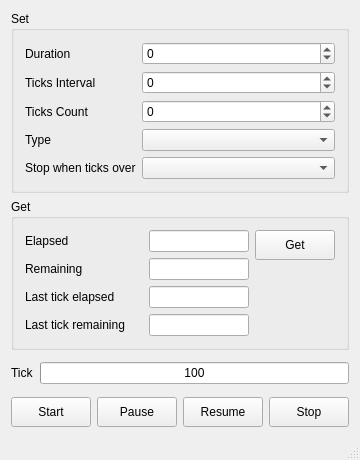
<?xml version="1.0" encoding="UTF-8"?>
<ui version="4.0">
 <class>MainWindow</class>
 <widget class="QMainWindow" name="MainWindow">
  <property name="geometry">
   <rect>
    <x>0</x>
    <y>0</y>
    <width>360</width>
    <height>460</height>
   </rect>
  </property>
  <property name="minimumSize">
   <size>
    <width>360</width>
    <height>460</height>
   </size>
  </property>
  <property name="maximumSize">
   <size>
    <width>360</width>
    <height>460</height>
   </size>
  </property>
  <property name="windowTitle">
   <string>MainWindow</string>
  </property>
  <widget class="QWidget" name="centralWidget">
   <layout class="QGridLayout" name="gridLayout_5">
    <item row="0" column="0" colspan="4">
     <widget class="QGroupBox" name="groupBox">
      <property name="font">
       <font>
        <pointsize>9</pointsize>
       </font>
      </property>
      <property name="title">
       <string>Set</string>
      </property>
      <layout class="QGridLayout" name="gridLayout_4">
       <item row="0" column="0">
        <layout class="QGridLayout" name="gridLayout">
         <item row="4" column="0">
          <widget class="QLabel" name="label_11">
           <property name="sizePolicy">
            <sizepolicy hsizetype="Preferred" vsizetype="Preferred">
             <horstretch>0</horstretch>
             <verstretch>0</verstretch>
            </sizepolicy>
           </property>
           <property name="minimumSize">
            <size>
             <width>107</width>
             <height>0</height>
            </size>
           </property>
           <property name="font">
            <font>
             <pointsize>9</pointsize>
            </font>
           </property>
           <property name="text">
            <string>Ticks Count</string>
           </property>
          </widget>
         </item>
         <item row="5" column="1">
          <widget class="QComboBox" name="comboBox_type">
           <property name="font">
            <font>
             <pointsize>9</pointsize>
            </font>
           </property>
          </widget>
         </item>
         <item row="3" column="1">
          <widget class="QSpinBox" name="spinBox_ticksInterval">
           <property name="sizePolicy">
            <sizepolicy hsizetype="Expanding" vsizetype="Fixed">
             <horstretch>0</horstretch>
             <verstretch>0</verstretch>
            </sizepolicy>
           </property>
           <property name="minimumSize">
            <size>
             <width>100</width>
             <height>0</height>
            </size>
           </property>
           <property name="maximumSize">
            <size>
             <width>16777215</width>
             <height>16777215</height>
            </size>
           </property>
           <property name="font">
            <font>
             <pointsize>9</pointsize>
            </font>
           </property>
           <property name="minimum">
            <number>-2147483647</number>
           </property>
           <property name="maximum">
            <number>2147483647</number>
           </property>
          </widget>
         </item>
         <item row="2" column="1">
          <widget class="QSpinBox" name="spinBox_duration">
           <property name="sizePolicy">
            <sizepolicy hsizetype="Expanding" vsizetype="Fixed">
             <horstretch>0</horstretch>
             <verstretch>0</verstretch>
            </sizepolicy>
           </property>
           <property name="minimumSize">
            <size>
             <width>100</width>
             <height>0</height>
            </size>
           </property>
           <property name="maximumSize">
            <size>
             <width>16777215</width>
             <height>16777215</height>
            </size>
           </property>
           <property name="font">
            <font>
             <pointsize>9</pointsize>
            </font>
           </property>
           <property name="minimum">
            <number>-2147483647</number>
           </property>
           <property name="maximum">
            <number>2147483647</number>
           </property>
          </widget>
         </item>
         <item row="3" column="0">
          <widget class="QLabel" name="label_4">
           <property name="sizePolicy">
            <sizepolicy hsizetype="Preferred" vsizetype="Preferred">
             <horstretch>0</horstretch>
             <verstretch>0</verstretch>
            </sizepolicy>
           </property>
           <property name="minimumSize">
            <size>
             <width>107</width>
             <height>0</height>
            </size>
           </property>
           <property name="font">
            <font>
             <pointsize>9</pointsize>
            </font>
           </property>
           <property name="text">
            <string>Ticks Interval</string>
           </property>
          </widget>
         </item>
         <item row="2" column="0">
          <widget class="QLabel" name="label">
           <property name="sizePolicy">
            <sizepolicy hsizetype="Preferred" vsizetype="Preferred">
             <horstretch>0</horstretch>
             <verstretch>0</verstretch>
            </sizepolicy>
           </property>
           <property name="minimumSize">
            <size>
             <width>107</width>
             <height>0</height>
            </size>
           </property>
           <property name="font">
            <font>
             <pointsize>9</pointsize>
            </font>
           </property>
           <property name="text">
            <string>Duration</string>
           </property>
          </widget>
         </item>
         <item row="4" column="1">
          <widget class="QSpinBox" name="spinBox_ticksCount">
           <property name="sizePolicy">
            <sizepolicy hsizetype="Expanding" vsizetype="Fixed">
             <horstretch>0</horstretch>
             <verstretch>0</verstretch>
            </sizepolicy>
           </property>
           <property name="minimumSize">
            <size>
             <width>100</width>
             <height>0</height>
            </size>
           </property>
           <property name="maximumSize">
            <size>
             <width>16777215</width>
             <height>16777215</height>
            </size>
           </property>
           <property name="font">
            <font>
             <pointsize>9</pointsize>
            </font>
           </property>
           <property name="minimum">
            <number>-2147483647</number>
           </property>
           <property name="maximum">
            <number>2147483647</number>
           </property>
          </widget>
         </item>
         <item row="5" column="0">
          <widget class="QLabel" name="label_8">
           <property name="sizePolicy">
            <sizepolicy hsizetype="Preferred" vsizetype="Preferred">
             <horstretch>0</horstretch>
             <verstretch>0</verstretch>
            </sizepolicy>
           </property>
           <property name="minimumSize">
            <size>
             <width>107</width>
             <height>0</height>
            </size>
           </property>
           <property name="font">
            <font>
             <pointsize>9</pointsize>
            </font>
           </property>
           <property name="text">
            <string>Type</string>
           </property>
          </widget>
         </item>
         <item row="6" column="0">
          <widget class="QLabel" name="label_9">
           <property name="sizePolicy">
            <sizepolicy hsizetype="Preferred" vsizetype="Preferred">
             <horstretch>0</horstretch>
             <verstretch>0</verstretch>
            </sizepolicy>
           </property>
           <property name="minimumSize">
            <size>
             <width>107</width>
             <height>0</height>
            </size>
           </property>
           <property name="font">
            <font>
             <pointsize>9</pointsize>
            </font>
           </property>
           <property name="text">
            <string>Stop when ticks over</string>
           </property>
          </widget>
         </item>
         <item row="6" column="1">
          <widget class="QComboBox" name="comboBox_stopPolicy"/>
         </item>
        </layout>
       </item>
      </layout>
     </widget>
    </item>
    <item row="1" column="0" colspan="4">
     <widget class="QGroupBox" name="groupBox_2">
      <property name="font">
       <font>
        <pointsize>9</pointsize>
       </font>
      </property>
      <property name="title">
       <string>Get</string>
      </property>
      <layout class="QGridLayout" name="gridLayout_3">
       <item row="0" column="0">
        <layout class="QGridLayout" name="gridLayout_2">
         <item row="0" column="0">
          <widget class="QLabel" name="label_2">
           <property name="sizePolicy">
            <sizepolicy hsizetype="Preferred" vsizetype="Preferred">
             <horstretch>0</horstretch>
             <verstretch>0</verstretch>
            </sizepolicy>
           </property>
           <property name="minimumSize">
            <size>
             <width>118</width>
             <height>0</height>
            </size>
           </property>
           <property name="font">
            <font>
             <pointsize>9</pointsize>
            </font>
           </property>
           <property name="text">
            <string>Elapsed</string>
           </property>
          </widget>
         </item>
         <item row="0" column="1">
          <widget class="QLineEdit" name="lineEdit_elapsed">
           <property name="sizePolicy">
            <sizepolicy hsizetype="Expanding" vsizetype="Fixed">
             <horstretch>0</horstretch>
             <verstretch>0</verstretch>
            </sizepolicy>
           </property>
           <property name="minimumSize">
            <size>
             <width>100</width>
             <height>0</height>
            </size>
           </property>
           <property name="maximumSize">
            <size>
             <width>16777215</width>
             <height>16777215</height>
            </size>
           </property>
           <property name="font">
            <font>
             <pointsize>9</pointsize>
            </font>
           </property>
           <property name="readOnly">
            <bool>true</bool>
           </property>
          </widget>
         </item>
         <item row="1" column="0">
          <widget class="QLabel" name="label_5">
           <property name="sizePolicy">
            <sizepolicy hsizetype="Preferred" vsizetype="Preferred">
             <horstretch>0</horstretch>
             <verstretch>0</verstretch>
            </sizepolicy>
           </property>
           <property name="minimumSize">
            <size>
             <width>118</width>
             <height>0</height>
            </size>
           </property>
           <property name="font">
            <font>
             <pointsize>9</pointsize>
            </font>
           </property>
           <property name="text">
            <string>Remaining</string>
           </property>
          </widget>
         </item>
         <item row="1" column="1">
          <widget class="QLineEdit" name="lineEdit_remaining">
           <property name="sizePolicy">
            <sizepolicy hsizetype="Expanding" vsizetype="Fixed">
             <horstretch>0</horstretch>
             <verstretch>0</verstretch>
            </sizepolicy>
           </property>
           <property name="minimumSize">
            <size>
             <width>100</width>
             <height>0</height>
            </size>
           </property>
           <property name="maximumSize">
            <size>
             <width>16777215</width>
             <height>16777215</height>
            </size>
           </property>
           <property name="font">
            <font>
             <pointsize>9</pointsize>
            </font>
           </property>
           <property name="readOnly">
            <bool>true</bool>
           </property>
          </widget>
         </item>
         <item row="2" column="0">
          <widget class="QLabel" name="label_3">
           <property name="sizePolicy">
            <sizepolicy hsizetype="Preferred" vsizetype="Preferred">
             <horstretch>0</horstretch>
             <verstretch>0</verstretch>
            </sizepolicy>
           </property>
           <property name="minimumSize">
            <size>
             <width>118</width>
             <height>0</height>
            </size>
           </property>
           <property name="font">
            <font>
             <pointsize>9</pointsize>
            </font>
           </property>
           <property name="text">
            <string>Last tick elapsed</string>
           </property>
          </widget>
         </item>
         <item row="2" column="1">
          <widget class="QLineEdit" name="lineEdit_lastTickElapsed">
           <property name="sizePolicy">
            <sizepolicy hsizetype="Expanding" vsizetype="Fixed">
             <horstretch>0</horstretch>
             <verstretch>0</verstretch>
            </sizepolicy>
           </property>
           <property name="minimumSize">
            <size>
             <width>100</width>
             <height>0</height>
            </size>
           </property>
           <property name="maximumSize">
            <size>
             <width>16777215</width>
             <height>16777215</height>
            </size>
           </property>
           <property name="font">
            <font>
             <pointsize>9</pointsize>
            </font>
           </property>
           <property name="readOnly">
            <bool>true</bool>
           </property>
          </widget>
         </item>
         <item row="3" column="0">
          <widget class="QLabel" name="label_6">
           <property name="sizePolicy">
            <sizepolicy hsizetype="Preferred" vsizetype="Preferred">
             <horstretch>0</horstretch>
             <verstretch>0</verstretch>
            </sizepolicy>
           </property>
           <property name="minimumSize">
            <size>
             <width>118</width>
             <height>0</height>
            </size>
           </property>
           <property name="font">
            <font>
             <pointsize>9</pointsize>
            </font>
           </property>
           <property name="text">
            <string>Last tick remaining</string>
           </property>
          </widget>
         </item>
         <item row="3" column="1">
          <widget class="QLineEdit" name="lineEdit_lastTickRemaining">
           <property name="sizePolicy">
            <sizepolicy hsizetype="Expanding" vsizetype="Fixed">
             <horstretch>0</horstretch>
             <verstretch>0</verstretch>
            </sizepolicy>
           </property>
           <property name="minimumSize">
            <size>
             <width>100</width>
             <height>0</height>
            </size>
           </property>
           <property name="maximumSize">
            <size>
             <width>16777215</width>
             <height>16777215</height>
            </size>
           </property>
           <property name="font">
            <font>
             <pointsize>9</pointsize>
            </font>
           </property>
           <property name="readOnly">
            <bool>true</bool>
           </property>
          </widget>
         </item>
        </layout>
       </item>
       <item row="0" column="1">
        <layout class="QVBoxLayout" name="verticalLayout_3">
         <item>
          <widget class="QPushButton" name="pushButton_get">
           <property name="minimumSize">
            <size>
             <width>80</width>
             <height>30</height>
            </size>
           </property>
           <property name="font">
            <font>
             <pointsize>9</pointsize>
            </font>
           </property>
           <property name="text">
            <string>Get</string>
           </property>
          </widget>
         </item>
         <item>
          <spacer name="verticalSpacer_5">
           <property name="orientation">
            <enum>Qt::Vertical</enum>
           </property>
           <property name="sizeHint" stdset="0">
            <size>
             <width>20</width>
             <height>13</height>
            </size>
           </property>
          </spacer>
         </item>
        </layout>
       </item>
      </layout>
     </widget>
    </item>
    <item row="2" column="1" colspan="2">
     <spacer name="verticalSpacer">
      <property name="orientation">
       <enum>Qt::Vertical</enum>
      </property>
      <property name="sizeType">
       <enum>QSizePolicy::Expanding</enum>
      </property>
      <property name="sizeHint" stdset="0">
       <size>
        <width>20</width>
        <height>10</height>
       </size>
      </property>
     </spacer>
    </item>
    <item row="3" column="0" colspan="4">
     <layout class="QHBoxLayout" name="horizontalLayout">
      <item>
       <widget class="QLabel" name="label_7">
        <property name="sizePolicy">
         <sizepolicy hsizetype="Preferred" vsizetype="Preferred">
          <horstretch>0</horstretch>
          <verstretch>0</verstretch>
         </sizepolicy>
        </property>
        <property name="minimumSize">
         <size>
          <width>0</width>
          <height>0</height>
         </size>
        </property>
        <property name="font">
         <font>
          <pointsize>9</pointsize>
         </font>
        </property>
        <property name="text">
         <string>Tick</string>
        </property>
       </widget>
      </item>
      <item>
       <widget class="QProgressBar" name="progressBar">
        <property name="font">
         <font>
          <pointsize>9</pointsize>
         </font>
        </property>
        <property name="value">
         <number>0</number>
        </property>
        <property name="alignment">
         <set>Qt::AlignCenter</set>
        </property>
        <property name="format">
         <string>%m</string>
        </property>
       </widget>
      </item>
     </layout>
    </item>
    <item row="4" column="1" colspan="2">
     <spacer name="verticalSpacer_2">
      <property name="orientation">
       <enum>Qt::Vertical</enum>
      </property>
      <property name="sizeType">
       <enum>QSizePolicy::Expanding</enum>
      </property>
      <property name="sizeHint" stdset="0">
       <size>
        <width>20</width>
        <height>10</height>
       </size>
      </property>
     </spacer>
    </item>
    <item row="5" column="0">
     <widget class="QPushButton" name="pushButton_start">
      <property name="minimumSize">
       <size>
        <width>80</width>
        <height>30</height>
       </size>
      </property>
      <property name="font">
       <font>
        <pointsize>9</pointsize>
       </font>
      </property>
      <property name="text">
       <string>Start</string>
      </property>
     </widget>
    </item>
    <item row="5" column="1">
     <widget class="QPushButton" name="pushButton_pause">
      <property name="minimumSize">
       <size>
        <width>80</width>
        <height>30</height>
       </size>
      </property>
      <property name="font">
       <font>
        <pointsize>9</pointsize>
       </font>
      </property>
      <property name="text">
       <string>Pause</string>
      </property>
     </widget>
    </item>
    <item row="5" column="2">
     <widget class="QPushButton" name="pushButton_resume">
      <property name="minimumSize">
       <size>
        <width>80</width>
        <height>30</height>
       </size>
      </property>
      <property name="font">
       <font>
        <pointsize>9</pointsize>
       </font>
      </property>
      <property name="text">
       <string>Resume</string>
      </property>
     </widget>
    </item>
    <item row="5" column="3">
     <widget class="QPushButton" name="pushButton_stop">
      <property name="minimumSize">
       <size>
        <width>80</width>
        <height>30</height>
       </size>
      </property>
      <property name="font">
       <font>
        <pointsize>9</pointsize>
       </font>
      </property>
      <property name="text">
       <string>Stop</string>
      </property>
     </widget>
    </item>
   </layout>
  </widget>
  <widget class="QStatusBar" name="statusBar"/>
 </widget>
 <layoutdefault spacing="6" margin="11"/>
 <resources/>
 <connections/>
</ui>
